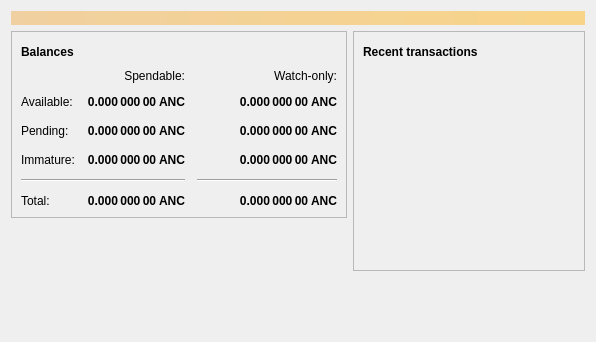
<?xml version="1.0" encoding="UTF-8"?>
<ui version="4.0">
 <class>OverviewPage</class>
 <widget class="QWidget" name="OverviewPage">
  <property name="geometry">
   <rect>
    <x>0</x>
    <y>0</y>
    <width>596</width>
    <height>342</height>
   </rect>
  </property>
  <property name="windowTitle">
   <string>Form</string>
  </property>
  <layout class="QVBoxLayout" name="topLayout">
   <item>
    <widget class="QLabel" name="labelAlerts">
     <property name="visible">
      <bool>false</bool>
     </property>
     <property name="styleSheet">
      <string notr="true">QLabel { background-color: qlineargradient(x1: 0, y1: 0, x2: 1, y2: 0, stop:0 #F0D0A0, stop:1 #F8D488); color:#000000; }</string>
     </property>
     <property name="wordWrap">
      <bool>true</bool>
     </property>
     <property name="margin">
      <number>3</number>
     </property>
     <property name="textInteractionFlags">
      <set>Qt::TextSelectableByMouse</set>
     </property>
    </widget>
   </item>
   <item>
    <layout class="QHBoxLayout" name="horizontalLayout" stretch="1,1">
     <item>
      <layout class="QVBoxLayout" name="verticalLayout_2">
       <item>
        <widget class="QFrame" name="frame">
         <property name="frameShape">
          <enum>QFrame::StyledPanel</enum>
         </property>
         <property name="frameShadow">
          <enum>QFrame::Raised</enum>
         </property>
         <layout class="QVBoxLayout" name="verticalLayout_4">
          <item>
           <layout class="QHBoxLayout" name="horizontalLayout_4">
            <item>
             <widget class="QLabel" name="label_5">
              <property name="font">
               <font>
                <weight>75</weight>
                <bold>true</bold>
               </font>
              </property>
              <property name="text">
               <string>Balances</string>
              </property>
             </widget>
            </item>
            <item>
             <widget class="QPushButton" name="labelWalletStatus">
              <property name="enabled">
               <bool>true</bool>
              </property>
              <property name="maximumSize">
               <size>
                <width>30</width>
                <height>16777215</height>
               </size>
              </property>
              <property name="toolTip">
               <string>The displayed information may be out of date. Your wallet automatically synchronizes with the Bitcoin network after a connection is established, but this process has not completed yet.</string>
              </property>
              <property name="text">
               <string/>
              </property>
              <property name="icon">
               <iconset resource="../bitcoin.qrc">
                <normaloff>:/icons/warning</normaloff>
                <disabledoff>:/icons/warning</disabledoff>:/icons/warning</iconset>
              </property>
              <property name="iconSize">
               <size>
                <width>24</width>
                <height>24</height>
               </size>
              </property>
              <property name="flat">
               <bool>true</bool>
              </property>
             </widget>
            </item>
            <item>
             <spacer name="horizontalSpacer_3">
              <property name="orientation">
               <enum>Qt::Horizontal</enum>
              </property>
              <property name="sizeHint" stdset="0">
               <size>
                <width>40</width>
                <height>20</height>
               </size>
              </property>
             </spacer>
            </item>
           </layout>
          </item>
          <item>
           <layout class="QGridLayout" name="gridLayout">
            <property name="spacing">
             <number>12</number>
            </property>
            <item row="2" column="2">
             <widget class="QLabel" name="labelWatchPending">
              <property name="font">
               <font>
                <weight>75</weight>
                <bold>true</bold>
               </font>
              </property>
              <property name="cursor">
               <cursorShape>IBeamCursor</cursorShape>
              </property>
              <property name="toolTip">
               <string>Unconfirmed transactions to watch-only addresses</string>
              </property>
              <property name="text">
               <string notr="true">0.000 000 00 ANC</string>
              </property>
              <property name="alignment">
               <set>Qt::AlignRight|Qt::AlignTrailing|Qt::AlignVCenter</set>
              </property>
              <property name="textInteractionFlags">
               <set>Qt::LinksAccessibleByMouse|Qt::TextSelectableByKeyboard|Qt::TextSelectableByMouse</set>
              </property>
             </widget>
            </item>
            <item row="2" column="1">
             <widget class="QLabel" name="labelUnconfirmed">
              <property name="font">
               <font>
                <weight>75</weight>
                <bold>true</bold>
               </font>
              </property>
              <property name="cursor">
               <cursorShape>IBeamCursor</cursorShape>
              </property>
              <property name="toolTip">
               <string>Total of transactions that have yet to be confirmed, and do not yet count toward the spendable balance</string>
              </property>
              <property name="text">
               <string notr="true">0.000 000 00 ANC</string>
              </property>
              <property name="alignment">
               <set>Qt::AlignRight|Qt::AlignTrailing|Qt::AlignVCenter</set>
              </property>
              <property name="textInteractionFlags">
               <set>Qt::LinksAccessibleByMouse|Qt::TextSelectableByKeyboard|Qt::TextSelectableByMouse</set>
              </property>
             </widget>
            </item>
            <item row="3" column="2">
             <widget class="QLabel" name="labelWatchImmature">
              <property name="font">
               <font>
                <weight>75</weight>
                <bold>true</bold>
               </font>
              </property>
              <property name="cursor">
               <cursorShape>IBeamCursor</cursorShape>
              </property>
              <property name="toolTip">
               <string>Mined balance in watch-only addresses that has not yet matured</string>
              </property>
              <property name="text">
               <string notr="true">0.000 000 00 ANC</string>
              </property>
              <property name="alignment">
               <set>Qt::AlignRight|Qt::AlignTrailing|Qt::AlignVCenter</set>
              </property>
              <property name="textInteractionFlags">
               <set>Qt::LinksAccessibleByMouse|Qt::TextSelectableByKeyboard|Qt::TextSelectableByMouse</set>
              </property>
             </widget>
            </item>
            <item row="4" column="0" colspan="2">
             <widget class="Line" name="line">
              <property name="orientation">
               <enum>Qt::Horizontal</enum>
              </property>
             </widget>
            </item>
            <item row="4" column="2">
             <widget class="Line" name="lineWatchBalance">
              <property name="sizePolicy">
               <sizepolicy hsizetype="Preferred" vsizetype="Fixed">
                <horstretch>0</horstretch>
                <verstretch>0</verstretch>
               </sizepolicy>
              </property>
              <property name="minimumSize">
               <size>
                <width>140</width>
                <height>0</height>
               </size>
              </property>
              <property name="orientation">
               <enum>Qt::Horizontal</enum>
              </property>
             </widget>
            </item>
            <item row="5" column="0">
             <widget class="QLabel" name="labelTotalText">
              <property name="text">
               <string>Total:</string>
              </property>
             </widget>
            </item>
            <item row="3" column="1">
             <widget class="QLabel" name="labelImmature">
              <property name="font">
               <font>
                <weight>75</weight>
                <bold>true</bold>
               </font>
              </property>
              <property name="cursor">
               <cursorShape>IBeamCursor</cursorShape>
              </property>
              <property name="toolTip">
               <string>Mined balance that has not yet matured</string>
              </property>
              <property name="text">
               <string notr="true">0.000 000 00 ANC</string>
              </property>
              <property name="alignment">
               <set>Qt::AlignRight|Qt::AlignTrailing|Qt::AlignVCenter</set>
              </property>
              <property name="textInteractionFlags">
               <set>Qt::LinksAccessibleByMouse|Qt::TextSelectableByKeyboard|Qt::TextSelectableByMouse</set>
              </property>
             </widget>
            </item>
            <item row="2" column="3">
             <spacer name="horizontalSpacer_2">
              <property name="orientation">
               <enum>Qt::Horizontal</enum>
              </property>
              <property name="sizeHint" stdset="0">
               <size>
                <width>40</width>
                <height>20</height>
               </size>
              </property>
             </spacer>
            </item>
            <item row="3" column="0">
             <widget class="QLabel" name="labelImmatureText">
              <property name="text">
               <string>Immature:</string>
              </property>
             </widget>
            </item>
            <item row="5" column="1">
             <widget class="QLabel" name="labelTotal">
              <property name="font">
               <font>
                <weight>75</weight>
                <bold>true</bold>
               </font>
              </property>
              <property name="cursor">
               <cursorShape>IBeamCursor</cursorShape>
              </property>
              <property name="toolTip">
               <string>Your current total balance</string>
              </property>
              <property name="text">
               <string notr="true">0.000 000 00 ANC</string>
              </property>
              <property name="alignment">
               <set>Qt::AlignRight|Qt::AlignTrailing|Qt::AlignVCenter</set>
              </property>
              <property name="textInteractionFlags">
               <set>Qt::LinksAccessibleByMouse|Qt::TextSelectableByKeyboard|Qt::TextSelectableByMouse</set>
              </property>
             </widget>
            </item>
            <item row="5" column="2">
             <widget class="QLabel" name="labelWatchTotal">
              <property name="font">
               <font>
                <weight>75</weight>
                <bold>true</bold>
               </font>
              </property>
              <property name="cursor">
               <cursorShape>IBeamCursor</cursorShape>
              </property>
              <property name="toolTip">
               <string>Current total balance in watch-only addresses</string>
              </property>
              <property name="text">
               <string notr="true">0.000 000 00 ANC</string>
              </property>
              <property name="alignment">
               <set>Qt::AlignRight|Qt::AlignTrailing|Qt::AlignVCenter</set>
              </property>
              <property name="textInteractionFlags">
               <set>Qt::LinksAccessibleByMouse|Qt::TextSelectableByKeyboard|Qt::TextSelectableByMouse</set>
              </property>
             </widget>
            </item>
            <item row="0" column="2">
             <widget class="QLabel" name="labelWatchonly">
              <property name="text">
               <string>Watch-only:</string>
              </property>
              <property name="alignment">
               <set>Qt::AlignRight|Qt::AlignTrailing|Qt::AlignVCenter</set>
              </property>
             </widget>
            </item>
            <item row="1" column="0">
             <widget class="QLabel" name="labelBalanceText">
              <property name="text">
               <string>Available:</string>
              </property>
             </widget>
            </item>
            <item row="1" column="1">
             <widget class="QLabel" name="labelBalance">
              <property name="font">
               <font>
                <weight>75</weight>
                <bold>true</bold>
               </font>
              </property>
              <property name="cursor">
               <cursorShape>IBeamCursor</cursorShape>
              </property>
              <property name="toolTip">
               <string>Your current spendable balance</string>
              </property>
              <property name="text">
               <string notr="true">0.000 000 00 ANC</string>
              </property>
              <property name="alignment">
               <set>Qt::AlignRight|Qt::AlignTrailing|Qt::AlignVCenter</set>
              </property>
              <property name="textInteractionFlags">
               <set>Qt::LinksAccessibleByMouse|Qt::TextSelectableByKeyboard|Qt::TextSelectableByMouse</set>
              </property>
             </widget>
            </item>
            <item row="1" column="2">
             <widget class="QLabel" name="labelWatchAvailable">
              <property name="font">
               <font>
                <weight>75</weight>
                <bold>true</bold>
               </font>
              </property>
              <property name="cursor">
               <cursorShape>IBeamCursor</cursorShape>
              </property>
              <property name="toolTip">
               <string>Your current balance in watch-only addresses</string>
              </property>
              <property name="text">
               <string notr="true">0.000 000 00 ANC</string>
              </property>
              <property name="alignment">
               <set>Qt::AlignRight|Qt::AlignTrailing|Qt::AlignVCenter</set>
              </property>
              <property name="textInteractionFlags">
               <set>Qt::LinksAccessibleByMouse|Qt::TextSelectableByKeyboard|Qt::TextSelectableByMouse</set>
              </property>
             </widget>
            </item>
            <item row="2" column="0">
             <widget class="QLabel" name="labelPendingText">
              <property name="text">
               <string>Pending:</string>
              </property>
             </widget>
            </item>
            <item row="0" column="1">
             <widget class="QLabel" name="labelSpendable">
              <property name="text">
               <string>Spendable:</string>
              </property>
              <property name="alignment">
               <set>Qt::AlignRight|Qt::AlignTrailing|Qt::AlignVCenter</set>
              </property>
             </widget>
            </item>
           </layout>
          </item>
         </layout>
        </widget>
       </item>
       <item>
        <spacer name="verticalSpacer">
         <property name="orientation">
          <enum>Qt::Vertical</enum>
         </property>
         <property name="sizeHint" stdset="0">
          <size>
           <width>20</width>
           <height>40</height>
          </size>
         </property>
        </spacer>
       </item>
      </layout>
     </item>
     <item>
      <layout class="QVBoxLayout" name="verticalLayout_3">
       <item>
        <widget class="QFrame" name="frame_2">
         <property name="frameShape">
          <enum>QFrame::StyledPanel</enum>
         </property>
         <property name="frameShadow">
          <enum>QFrame::Raised</enum>
         </property>
         <layout class="QVBoxLayout" name="verticalLayout">
          <item>
           <layout class="QHBoxLayout" name="horizontalLayout_2">
            <item>
             <widget class="QLabel" name="label_4">
              <property name="font">
               <font>
                <weight>75</weight>
                <bold>true</bold>
               </font>
              </property>
              <property name="text">
               <string>Recent transactions</string>
              </property>
             </widget>
            </item>
            <item>
             <widget class="QPushButton" name="labelTransactionsStatus">
              <property name="enabled">
               <bool>true</bool>
              </property>
              <property name="maximumSize">
               <size>
                <width>30</width>
                <height>16777215</height>
               </size>
              </property>
              <property name="toolTip">
               <string>The displayed information may be out of date. Your wallet automatically synchronizes with the Bitcoin network after a connection is established, but this process has not completed yet.</string>
              </property>
              <property name="text">
               <string/>
              </property>
              <property name="icon">
               <iconset resource="../bitcoin.qrc">
                <normaloff>:/icons/warning</normaloff>
                <disabledoff>:/icons/warning</disabledoff>:/icons/warning</iconset>
              </property>
              <property name="iconSize">
               <size>
                <width>24</width>
                <height>24</height>
               </size>
              </property>
              <property name="flat">
               <bool>true</bool>
              </property>
             </widget>
            </item>
            <item>
             <spacer name="horizontalSpacer">
              <property name="orientation">
               <enum>Qt::Horizontal</enum>
              </property>
              <property name="sizeHint" stdset="0">
               <size>
                <width>40</width>
                <height>20</height>
               </size>
              </property>
             </spacer>
            </item>
           </layout>
          </item>
          <item>
           <widget class="QListView" name="listTransactions">
            <property name="styleSheet">
             <string notr="true">QListView { background: transparent; }</string>
            </property>
            <property name="frameShape">
             <enum>QFrame::NoFrame</enum>
            </property>
            <property name="verticalScrollBarPolicy">
             <enum>Qt::ScrollBarAlwaysOff</enum>
            </property>
            <property name="horizontalScrollBarPolicy">
             <enum>Qt::ScrollBarAlwaysOff</enum>
            </property>
            <property name="selectionMode">
             <enum>QAbstractItemView::NoSelection</enum>
            </property>
           </widget>
          </item>
         </layout>
        </widget>
       </item>
       <item>
        <spacer name="verticalSpacer_2">
         <property name="orientation">
          <enum>Qt::Vertical</enum>
         </property>
         <property name="sizeHint" stdset="0">
          <size>
           <width>20</width>
           <height>40</height>
          </size>
         </property>
        </spacer>
       </item>
      </layout>
     </item>
    </layout>
   </item>
  </layout>
 </widget>
 <resources/>
 <connections/>
</ui>
